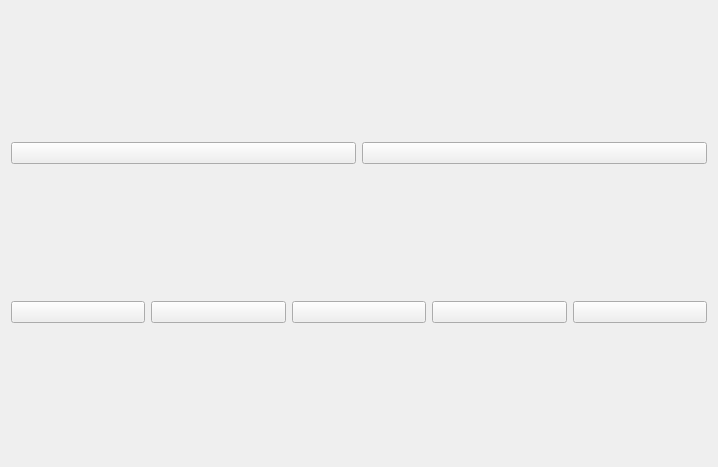
<?xml version="1.0" encoding="UTF-8"?>
<ui version="4.0">
 <class>VideoWidget</class>
 <widget class="QWidget" name="VideoWidget">
  <property name="geometry">
   <rect>
    <x>0</x>
    <y>0</y>
    <width>718</width>
    <height>467</height>
   </rect>
  </property>
  <property name="windowTitle">
   <string>Form</string>
  </property>
  <layout class="QVBoxLayout" name="verticalLayout">
   <item>
    <layout class="QGridLayout" name="gridLayout" rowminimumheight="0">
     <property name="sizeConstraint">
      <enum>QLayout::SetMinAndMaxSize</enum>
     </property>
    </layout>
   </item>
   <item>
    <layout class="QGridLayout" name="gridLayout_3">
     <item row="0" column="1">
      <layout class="QGridLayout" name="layout_slider"/>
     </item>
     <item row="0" column="0">
      <widget class="QPushButton" name="button_play2">
       <property name="text">
        <string/>
       </property>
      </widget>
     </item>
     <item row="0" column="2">
      <widget class="QPushButton" name="button_fullscreen">
       <property name="text">
        <string/>
       </property>
      </widget>
     </item>
    </layout>
   </item>
   <item>
    <layout class="QGridLayout" name="gridLayout_2">
     <property name="bottomMargin">
      <number>0</number>
     </property>
     <property name="spacing">
      <number>6</number>
     </property>
     <item row="0" column="2">
      <widget class="QPushButton" name="button_play">
       <property name="styleSheet">
        <string notr="true"/>
       </property>
       <property name="text">
        <string/>
       </property>
      </widget>
     </item>
     <item row="0" column="3">
      <widget class="QPushButton" name="button_fastf">
       <property name="text">
        <string/>
       </property>
      </widget>
     </item>
     <item row="0" column="5">
      <widget class="QPushButton" name="button_next">
       <property name="text">
        <string/>
       </property>
      </widget>
     </item>
     <item row="0" column="1">
      <widget class="QPushButton" name="button_rev">
       <property name="text">
        <string/>
       </property>
      </widget>
     </item>
     <item row="0" column="0">
      <widget class="QPushButton" name="button_prev">
       <property name="text">
        <string/>
       </property>
      </widget>
     </item>
    </layout>
   </item>
  </layout>
 </widget>
 <resources/>
 <connections/>
</ui>
